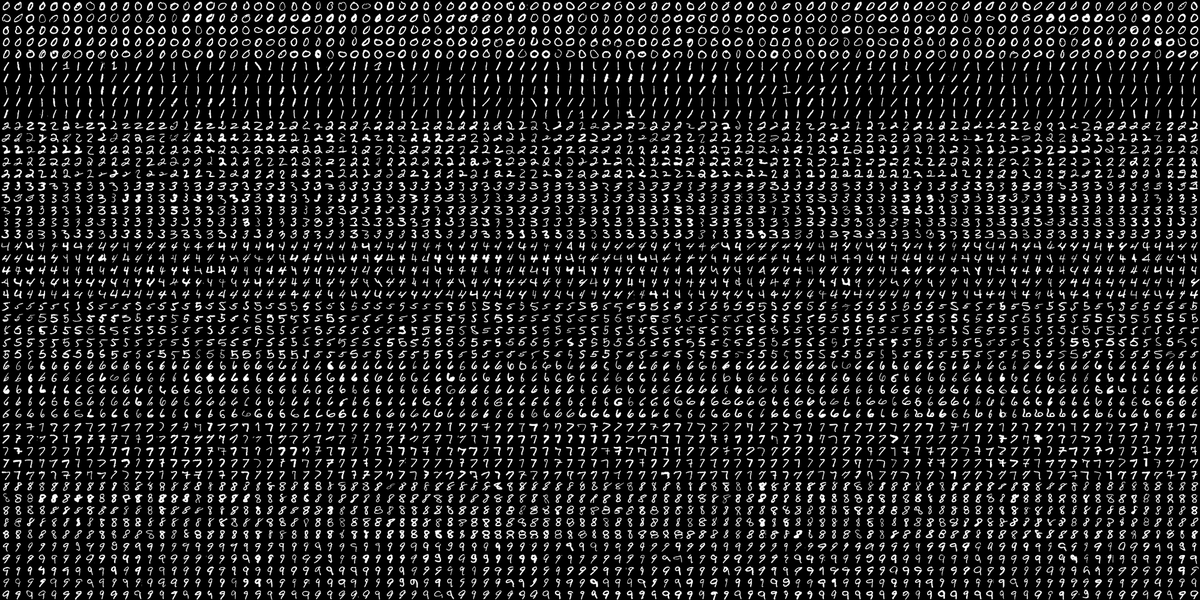
#> input picture assignment37/inputs/input_1.jpeg, 1200 x 600 px, found by its file name
$ jupyter execute 1_dataset.ipynb
#> lines starting #> are read from the running program, lines starting #| are printed output that depends on the picture
[cell 1]
import cv2
import numpy as np
import matplotlib.pyplot as plt

[cell 2]
img = cv2.imread ('inputs\input_1.jpeg')
#> img is the input picture: shape (600, 1200, 3); min 0, max 255, mean 35.4
print ( img.shape )
#| (600, 1200, 3)
plt.imshow (img , cmap = 'gray')

[cell 3]
#zero
zeros = img [ : 60 , : ]
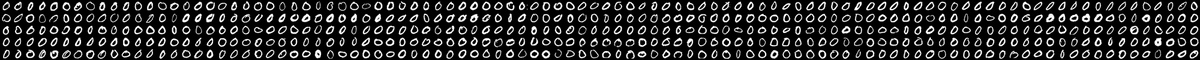
#> zeros: shape (60, 1200, 3); min 0, max 255, mean 47.1
plt.imshow (zeros , cmap = 'gray')

n = 1
for i in range (0 , zeros.shape[0] , 12) :
    for j in range (0 , zeros.shape[1] , 12) :
        zero = zeros [i : i + 12 , j : j + 12]
        adrs = f'outputs\zero\zero_{n}.jpg'
        cv2.imwrite (adrs , zero)
        n += 1
#> after the loop, n = 501

[cell 4]
#one
ones = img [60 : 120 , : ]
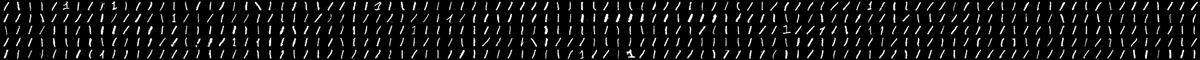
#> ones: shape (60, 1200, 3); min 0, max 255, mean 21.1
plt.imshow (ones , cmap = 'gray')

n = 1
for i in range (0 , ones.shape[0] , 12) :
    for j in range (0 , ones.shape[1] , 12) :
        one = ones [i : i + 12 , j : j + 12]
        adrs = f'outputs\one\one_{n}.jpg'
        cv2.imwrite (adrs , one)
        n += 1
#> after the loop, n = 501

[cell 5]
#two
twos = img [120 : 180 , : ]
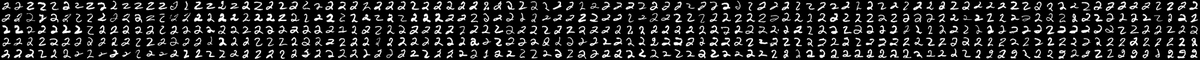
#> twos: shape (60, 1200, 3); min 0, max 255, mean 39.7
plt.imshow (twos , cmap = 'gray')

n = 1
for i in range (0 , twos.shape[0] , 12) :
    for j in range (0 , twos.shape[1] , 12) :
        two = twos [i : i + 12 , j : j + 12]
        adrs = f'outputs\itwo\itwo_{n}.jpg'
        cv2.imwrite (adrs , two)
        n += 1
#> after the loop, n = 501

[cell 6]
#three
threes = img [180 : 240 , : ]
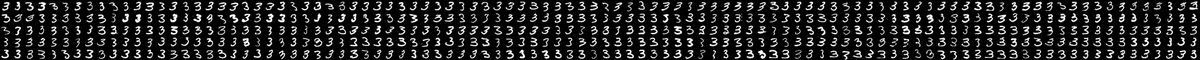
#> threes: shape (60, 1200, 3); min 0, max 255, mean 38.6
plt.imshow (threes , cmap = 'gray')

n = 1
for i in range (0 , threes.shape[0] , 12) :
    for j in range (0 , threes.shape[1] , 12) :
        three = threes [i : i + 12 , j : j + 12]
        adrs = f'outputs\ithree\ithree_{n}.jpg'
        cv2.imwrite (adrs , three)
        n += 1
#> after the loop, n = 501

[cell 7]
#four
fours = img [240 : 300 , : ]
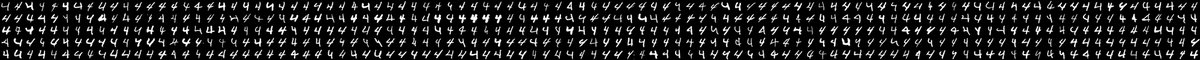
#> fours: shape (60, 1200, 3); min 0, max 255, mean 32.6
plt.imshow (fours , cmap = 'gray')

n = 1
for i in range (0 , fours.shape[0] , 12) :
    for j in range (0 , fours.shape[1] , 12) :
        four = fours [i : i + 12 , j : j + 12]
        adrs = f'outputs\ifour\ifour_{n}.jpg'
        cv2.imwrite (adrs , four)
        n += 1
#> after the loop, n = 501

[cell 8]
#five
fives = img [300 : 360 , : ]
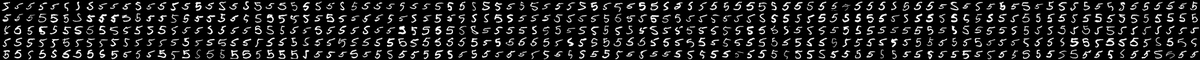
#> fives: shape (60, 1200, 3); min 0, max 255, mean 34.7
plt.imshow (fives , cmap = 'gray')

n = 1
for i in range (0 , fives.shape[0] , 12) :
    for j in range (0 , fives.shape[1] , 12) :
        five = fives [i : i + 12 , j : j + 12]
        adrs = f'outputs\ifive\ifive_{n}.jpg'
        cv2.imwrite (adrs , five)
        n += 1
#> after the loop, n = 501

[cell 9]
#six
sixs = img [360 : 420 , : ]
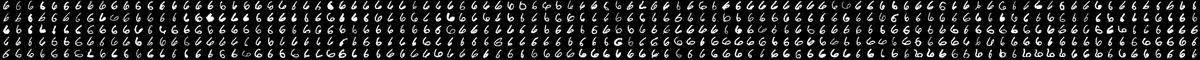
#> sixs: shape (60, 1200, 3); min 0, max 255, mean 36.3
plt.imshow (sixs , cmap = 'gray')

n = 1
for i in range (0 , sixs.shape[0] , 12) :
    for j in range (0 , sixs.shape[1] , 12) :
        six = sixs [i : i + 12 , j : j + 12]
        adrs = f'outputs\six\six_{n}.jpg'
        cv2.imwrite (adrs , six)
        n += 1
#> after the loop, n = 501

[cell 10]
#seven
sevens = img [420 : 480 , : ]
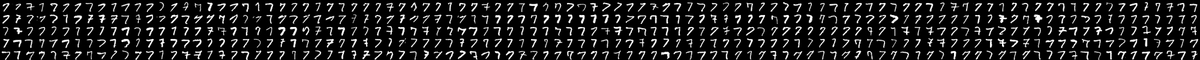
#> sevens: shape (60, 1200, 3); min 0, max 255, mean 31.2
plt.imshow (sevens , cmap = 'gray')

n = 1
for i in range (0 , sevens.shape[0] , 12) :
    for j in range (0 , sevens.shape[1] , 12) :
        seven = sevens [i : i + 12 , j : j + 12]
        adrs = f'outputs\seven\seven_{n}.jpg'
        cv2.imwrite (adrs , seven)
        n += 1
#> after the loop, n = 501

[cell 11]
#eight
eights = img [480 : 540 , : ]
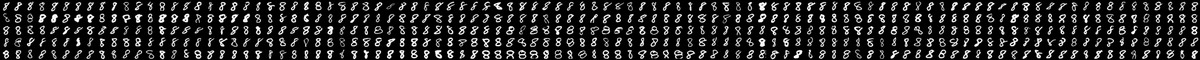
#> eights: shape (60, 1200, 3); min 0, max 255, mean 40
plt.imshow (eights , cmap = 'gray')

n = 1
for i in range (0 , eights.shape[0] , 12) :
    for j in range (0 , eights.shape[1] , 12) :
        eight = eights [i : i + 12 , j : j + 12]
        adrs = f'outputs\eight\eight_{n}.jpg'
        cv2.imwrite (adrs , eight)
        n += 1
#> after the loop, n = 501

[cell 12]
#nine
nines = img [540 : 600 , : ]
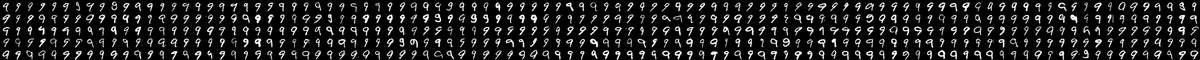
#> nines: shape (60, 1200, 3); min 0, max 255, mean 33.1
plt.imshow (nines , cmap = 'gray')

n = 1
for i in range (0 , nines.shape[0] , 12) :
    for j in range (0 , nines.shape[1] , 12) :
        nine = nines [i : i + 12 , j : j + 12]
        adrs = f'outputs\inine\inine_{n}.jpg'
        cv2.imwrite (adrs , nine)
        n += 1
#> after the loop, n = 501
